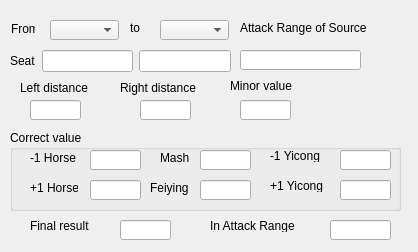
<?xml version="1.0" encoding="UTF-8"?>
<ui version="4.0">
 <class>DistanceViewDialog</class>
 <widget class="QDialog" name="DistanceViewDialog">
  <property name="geometry">
   <rect>
    <x>0</x>
    <y>0</y>
    <width>418</width>
    <height>252</height>
   </rect>
  </property>
  <property name="windowTitle">
   <string>View distance</string>
  </property>
  <widget class="QGroupBox" name="groupBox">
   <property name="geometry">
    <rect>
     <x>10</x>
     <y>130</y>
     <width>391</width>
     <height>81</height>
    </rect>
   </property>
   <property name="title">
    <string>Correct value</string>
   </property>
   <widget class="QLabel" name="ohorseYicongLabel">
    <property name="geometry">
     <rect>
      <x>260</x>
      <y>20</y>
      <width>54</width>
      <height>12</height>
     </rect>
    </property>
    <property name="text">
     <string>-1 Yicong</string>
    </property>
   </widget>
   <widget class="QLabel" name="dhorseYicongLabel">
    <property name="geometry">
     <rect>
      <x>260</x>
      <y>50</y>
      <width>54</width>
      <height>12</height>
     </rect>
    </property>
    <property name="text">
     <string>+1 Yicong</string>
    </property>
   </widget>
   <widget class="QLineEdit" name="ohorseLineEdit">
    <property name="geometry">
     <rect>
      <x>80</x>
      <y>20</y>
      <width>51</width>
      <height>20</height>
     </rect>
    </property>
   </widget>
   <widget class="QLineEdit" name="mashuLineEdit">
    <property name="geometry">
     <rect>
      <x>190</x>
      <y>20</y>
      <width>51</width>
      <height>20</height>
     </rect>
    </property>
   </widget>
   <widget class="QLineEdit" name="ohorseYicongLineEdit">
    <property name="geometry">
     <rect>
      <x>330</x>
      <y>20</y>
      <width>51</width>
      <height>20</height>
     </rect>
    </property>
   </widget>
   <widget class="QLineEdit" name="dhorseLineEdit">
    <property name="geometry">
     <rect>
      <x>80</x>
      <y>50</y>
      <width>51</width>
      <height>20</height>
     </rect>
    </property>
   </widget>
   <widget class="QLineEdit" name="feiyingLineEdit">
    <property name="geometry">
     <rect>
      <x>190</x>
      <y>50</y>
      <width>51</width>
      <height>20</height>
     </rect>
    </property>
   </widget>
   <widget class="QLineEdit" name="dhorseYicongLineEdit">
    <property name="geometry">
     <rect>
      <x>330</x>
      <y>50</y>
      <width>51</width>
      <height>20</height>
     </rect>
    </property>
   </widget>
   <widget class="QLabel" name="offensiveHorseLabel">
    <property name="geometry">
     <rect>
      <x>20</x>
      <y>20</y>
      <width>48</width>
      <height>16</height>
     </rect>
    </property>
    <property name="text">
     <string>-1 Horse</string>
    </property>
   </widget>
   <widget class="QLabel" name="mashuLabel">
    <property name="geometry">
     <rect>
      <x>150</x>
      <y>20</y>
      <width>30</width>
      <height>16</height>
     </rect>
    </property>
    <property name="text">
     <string>Mashu</string>
    </property>
   </widget>
   <widget class="QLabel" name="feiyingLabel">
    <property name="geometry">
     <rect>
      <x>140</x>
      <y>50</y>
      <width>42</width>
      <height>16</height>
     </rect>
    </property>
    <property name="text">
     <string>Feiying</string>
    </property>
   </widget>
   <widget class="QLabel" name="defensiveHorseLabel">
    <property name="geometry">
     <rect>
      <x>20</x>
      <y>50</y>
      <width>48</width>
      <height>16</height>
     </rect>
    </property>
    <property name="text">
     <string>+1 Horse</string>
    </property>
   </widget>
  </widget>
  <widget class="QLabel" name="leftDistanceLabel">
   <property name="geometry">
    <rect>
     <x>20</x>
     <y>80</y>
     <width>78</width>
     <height>16</height>
    </rect>
   </property>
   <property name="text">
    <string>Left distance</string>
   </property>
  </widget>
  <widget class="QLineEdit" name="rightDistanceLineEdit">
   <property name="geometry">
    <rect>
     <x>140</x>
     <y>100</y>
     <width>51</width>
     <height>20</height>
    </rect>
   </property>
   <property name="readOnly">
    <bool>true</bool>
   </property>
  </widget>
  <widget class="QLineEdit" name="leftDistanceLineEdit">
   <property name="geometry">
    <rect>
     <x>30</x>
     <y>100</y>
     <width>51</width>
     <height>20</height>
    </rect>
   </property>
   <property name="readOnly">
    <bool>true</bool>
   </property>
  </widget>
  <widget class="QLabel" name="rightDistanceLabel">
   <property name="geometry">
    <rect>
     <x>120</x>
     <y>80</y>
     <width>84</width>
     <height>16</height>
    </rect>
   </property>
   <property name="text">
    <string>Right distance</string>
   </property>
  </widget>
  <widget class="QLabel" name="finalResultLabel">
   <property name="geometry">
    <rect>
     <x>30</x>
     <y>220</y>
     <width>72</width>
     <height>12</height>
    </rect>
   </property>
   <property name="text">
    <string>Final result</string>
   </property>
  </widget>
  <widget class="QLineEdit" name="finalResultLineEdit">
   <property name="geometry">
    <rect>
     <x>120</x>
     <y>220</y>
     <width>51</width>
     <height>20</height>
    </rect>
   </property>
   <property name="alignment">
    <set>Qt::AlignRight|Qt::AlignTrailing|Qt::AlignVCenter</set>
   </property>
   <property name="readOnly">
    <bool>true</bool>
   </property>
  </widget>
  <widget class="QWidget" name="layoutWidget">
   <property name="geometry">
    <rect>
     <x>10</x>
     <y>50</y>
     <width>221</width>
     <height>22</height>
    </rect>
   </property>
   <layout class="QHBoxLayout" name="horizontalLayout_3">
    <item>
     <widget class="QLabel" name="seatLabel">
      <property name="text">
       <string>Seat</string>
      </property>
     </widget>
    </item>
    <item>
     <widget class="QLineEdit" name="fromSeatLineEdit">
      <property name="alignment">
       <set>Qt::AlignRight|Qt::AlignTrailing|Qt::AlignVCenter</set>
      </property>
      <property name="readOnly">
       <bool>true</bool>
      </property>
     </widget>
    </item>
    <item>
     <widget class="QLineEdit" name="toSeatLineEdit">
      <property name="alignment">
       <set>Qt::AlignRight|Qt::AlignTrailing|Qt::AlignVCenter</set>
      </property>
      <property name="readOnly">
       <bool>true</bool>
      </property>
     </widget>
    </item>
   </layout>
  </widget>
  <widget class="QLabel" name="attackRangeLabel">
   <property name="geometry">
    <rect>
     <x>240</x>
     <y>20</y>
     <width>141</width>
     <height>16</height>
    </rect>
   </property>
   <property name="text">
    <string>Attack Range of Source</string>
   </property>
  </widget>
  <widget class="QLineEdit" name="attackRangeLineEdit">
   <property name="geometry">
    <rect>
     <x>240</x>
     <y>50</y>
     <width>121</width>
     <height>20</height>
    </rect>
   </property>
   <property name="alignment">
    <set>Qt::AlignRight|Qt::AlignTrailing|Qt::AlignVCenter</set>
   </property>
   <property name="readOnly">
    <bool>true</bool>
   </property>
  </widget>
  <widget class="QLabel" name="inAttackRangeLabel">
   <property name="geometry">
    <rect>
     <x>210</x>
     <y>220</y>
     <width>90</width>
     <height>12</height>
    </rect>
   </property>
   <property name="text">
    <string>In Attack Range</string>
   </property>
  </widget>
  <widget class="QLineEdit" name="inAttackRangeLineEdit">
   <property name="geometry">
    <rect>
     <x>330</x>
     <y>220</y>
     <width>61</width>
     <height>20</height>
    </rect>
   </property>
  </widget>
  <widget class="QComboBox" name="fromCombobox">
   <property name="geometry">
    <rect>
     <x>50</x>
     <y>20</y>
     <width>69</width>
     <height>20</height>
    </rect>
   </property>
  </widget>
  <widget class="QLabel" name="fromLabel">
   <property name="geometry">
    <rect>
     <x>11</x>
     <y>21</y>
     <width>24</width>
     <height>16</height>
    </rect>
   </property>
   <property name="text">
    <string>From</string>
   </property>
  </widget>
  <widget class="QLabel" name="label_2">
   <property name="geometry">
    <rect>
     <x>130</x>
     <y>20</y>
     <width>16</width>
     <height>16</height>
    </rect>
   </property>
   <property name="text">
    <string>to</string>
   </property>
  </widget>
  <widget class="QComboBox" name="toCombobox">
   <property name="geometry">
    <rect>
     <x>160</x>
     <y>20</y>
     <width>69</width>
     <height>20</height>
    </rect>
   </property>
  </widget>
  <widget class="QLabel" name="minorValueLabel">
   <property name="geometry">
    <rect>
     <x>230</x>
     <y>80</y>
     <width>66</width>
     <height>12</height>
    </rect>
   </property>
   <property name="text">
    <string>Minor value</string>
   </property>
  </widget>
  <widget class="QLineEdit" name="minorValueLineEdit">
   <property name="geometry">
    <rect>
     <x>240</x>
     <y>100</y>
     <width>51</width>
     <height>20</height>
    </rect>
   </property>
  </widget>
 </widget>
 <resources/>
 <connections/>
</ui>
